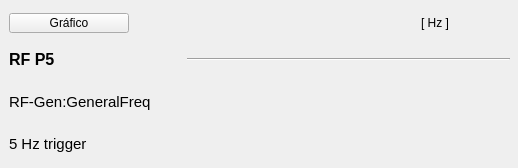
     <widget class="QWidget" name="scrollAreaWidgetContents_13">
      <property name="geometry">
       <rect>
        <x>0</x>
        <y>0</y>
        <width>518</width>
        <height>168</height>
       </rect>
      </property>
      <widget class="QWidget" name="layoutWidget">
       <property name="geometry">
        <rect>
         <x>9</x>
         <y>10</y>
         <width>501</width>
         <height>153</height>
        </rect>
       </property>
       <layout class="QGridLayout" name="gridLayout_6">
        <item row="1" column="0">
         <widget class="PyDMLabel" name="PyDMLabel_97">
          <property name="minimumSize">
           <size>
            <width>172</width>
            <height>35</height>
           </size>
          </property>
          <property name="maximumSize">
           <size>
            <width>172</width>
            <height>35</height>
           </size>
          </property>
          <property name="font">
           <font>
            <pointsize>12</pointsize>
            <weight>75</weight>
            <bold>true</bold>
           </font>
          </property>
          <property name="toolTip">
           <string/>
          </property>
          <property name="text">
           <string>RF P5</string>
          </property>
         </widget>
        </item>
        <item row="1" column="1" colspan="2">
         <widget class="Line" name="line_8">
          <property name="sizeIncrement">
           <size>
            <width>0</width>
            <height>0</height>
           </size>
          </property>
          <property name="baseSize">
           <size>
            <width>0</width>
            <height>0</height>
           </size>
          </property>
          <property name="autoFillBackground">
           <bool>false</bool>
          </property>
          <property name="frameShadow">
           <enum>QFrame::Sunken</enum>
          </property>
          <property name="lineWidth">
           <number>1</number>
          </property>
          <property name="midLineWidth">
           <number>0</number>
          </property>
          <property name="orientation">
           <enum>Qt::Horizontal</enum>
          </property>
         </widget>
        </item>
        <item row="2" column="0">
         <widget class="PyDMLabel" name="PyDMLabel_98">
          <property name="minimumSize">
           <size>
            <width>172</width>
            <height>35</height>
           </size>
          </property>
          <property name="maximumSize">
           <size>
            <width>172</width>
            <height>16777215</height>
           </size>
          </property>
          <property name="font">
           <font>
            <pointsize>11</pointsize>
           </font>
          </property>
          <property name="toolTip">
           <string/>
          </property>
          <property name="text">
           <string>RF-Gen:GeneralFreq</string>
          </property>
         </widget>
        </item>
        <item row="3" column="0">
         <widget class="PyDMLabel" name="PyDMLabel_102">
          <property name="minimumSize">
           <size>
            <width>172</width>
            <height>35</height>
           </size>
          </property>
          <property name="maximumSize">
           <size>
            <width>172</width>
            <height>16777215</height>
           </size>
          </property>
          <property name="font">
           <font>
            <pointsize>11</pointsize>
           </font>
          </property>
          <property name="toolTip">
           <string/>
          </property>
          <property name="text">
           <string>5 Hz trigger</string>
          </property>
         </widget>
        </item>
        <item row="0" column="0">
         <widget class="PyDMPushButton" name="PyDMPushButton_41">
          <property name="minimumSize">
           <size>
            <width>120</width>
            <height>20</height>
           </size>
          </property>
          <property name="maximumSize">
           <size>
            <width>120</width>
            <height>20</height>
           </size>
          </property>
          <property name="toolTip">
           <string/>
          </property>
          <property name="text">
           <string>Gráfico</string>
          </property>
         </widget>
        </item>
        <item row="0" column="2">
         <widget class="PyDMLabel" name="PyDMLabel_56">
          <property name="minimumSize">
           <size>
            <width>0</width>
            <height>24</height>
           </size>
          </property>
          <property name="maximumSize">
           <size>
            <width>16777215</width>
            <height>16777215</height>
           </size>
          </property>
          <property name="toolTip">
           <string/>
          </property>
          <property name="text">
           <string>[ Hz ]</string>
          </property>
          <property name="alignment">
           <set>Qt::AlignCenter</set>
          </property>
         </widget>
        </item>
        <item row="2" column="2">
         <widget class="PyDMLabel" name="PyDMLabel_84">
          <property name="enabled">
           <bool>true</bool>
          </property>
          <property name="minimumSize">
           <size>
            <width>150</width>
            <height>30</height>
           </size>
          </property>
          <property name="maximumSize">
           <size>
            <width>80</width>
            <height>30</height>
           </size>
          </property>
          <property name="toolTip">
           <string/>
          </property>
          <property name="accessibleDescription">
           <string/>
          </property>
          <property name="layoutDirection">
           <enum>Qt::LeftToRight</enum>
          </property>
          <property name="autoFillBackground">
           <bool>false</bool>
          </property>
          <property name="styleSheet">
           <string notr="true"/>
          </property>
          <property name="frameShape">
           <enum>QFrame::NoFrame</enum>
          </property>
          <property name="frameShadow">
           <enum>QFrame::Sunken</enum>
          </property>
          <property name="alignment">
           <set>Qt::AlignCenter</set>
          </property>
          <property name="precision" stdset="0">
           <number>2</number>
          </property>
          <property name="showUnits" stdset="0">
           <bool>false</bool>
          </property>
          <property name="precisionFromPV" stdset="0">
           <bool>false</bool>
          </property>
          <property name="channel" stdset="0">
           <string>RF-Gen:GeneralFreq-SP</string>
          </property>
         </widget>
        </item>
        <item row="3" column="2">
         <widget class="PyDMLabel" name="PyDMLabel_87">
          <property name="enabled">
           <bool>false</bool>
          </property>
          <property name="minimumSize">
           <size>
            <width>150</width>
            <height>30</height>
           </size>
          </property>
          <property name="maximumSize">
           <size>
            <width>80</width>
            <height>30</height>
           </size>
          </property>
          <property name="toolTip">
           <string/>
          </property>
          <property name="accessibleDescription">
           <string/>
          </property>
          <property name="layoutDirection">
           <enum>Qt::LeftToRight</enum>
          </property>
          <property name="autoFillBackground">
           <bool>false</bool>
          </property>
          <property name="styleSheet">
           <string notr="true"/>
          </property>
          <property name="frameShape">
           <enum>QFrame::NoFrame</enum>
          </property>
          <property name="frameShadow">
           <enum>QFrame::Sunken</enum>
          </property>
          <property name="alignment">
           <set>Qt::AlignRight|Qt::AlignTrailing|Qt::AlignVCenter</set>
          </property>
          <property name="precision" stdset="0">
           <number>2</number>
          </property>
          <property name="showUnits" stdset="0">
           <bool>false</bool>
          </property>
          <property name="precisionFromPV" stdset="0">
           <bool>false</bool>
          </property>
          <property name="channel" stdset="0">
           <string>BR-RF-DLLRF-01:5HZTRIG</string>
          </property>
         </widget>
        </item>
       </layout>
      </widget>
     </widget>
